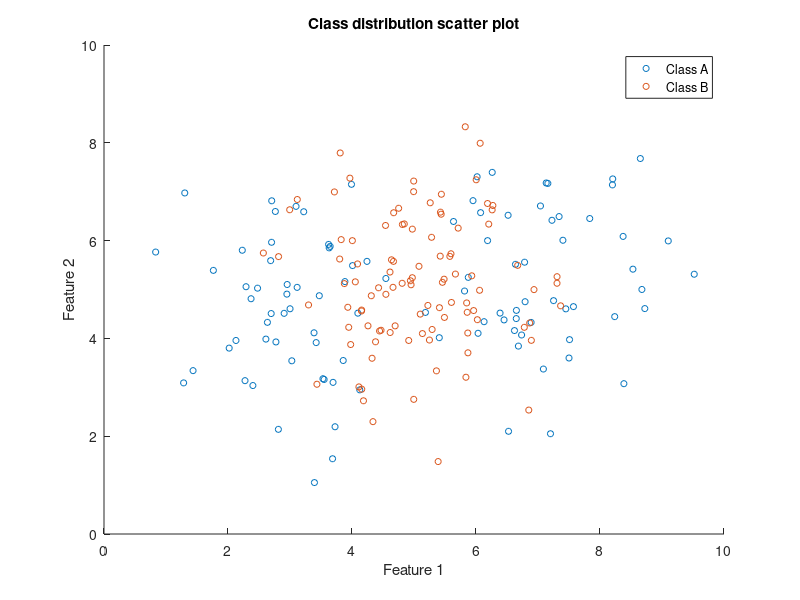

Reproduce this figure in MATLAB.
function LVQ1ex1()
    %Load data class_a and class_b
    load data_lvq_A.mat
    load data_lvq_B.mat
    
    %Plot feature2 vs feature1 of both classes
    scatter(matA(:,1),matA(:,2),20);
    title('Class distribution scatter plot')
    xlabel('Feature 1')
    ylabel('Feature 2')
    hold on;
    
    scatter(matB(:,1),matB(:,2),20);
    legend('Class A','Class B');
    hold off;
end